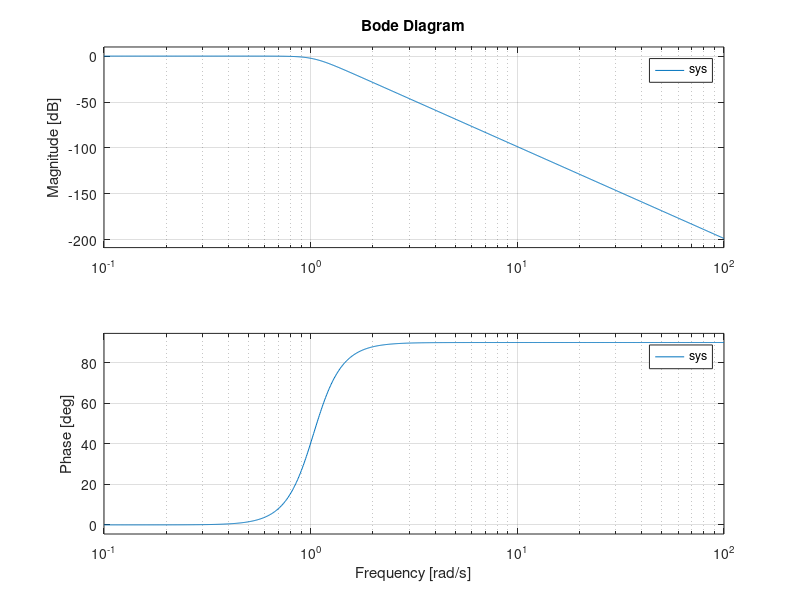

Reproduce this figure in MATLAB.
% Louis Rosenblum
% HW3
% EEE509-ASU
% 06/12/2020

%% Problem #1

b = [1 -1.8 1.62 -0.729];

a = [-0.729 1.62 -1.8 1];

%% 1-a
[z,p,k] = tf2zp(b,a);

z

p

%% 1-b

sys = tf(b,a);

bode(sys)

%% 1-d

a = [-0.85 0 0 0 0 1];
b = [0 0 0 0 0 1];

[z,p,k] = tf2zp(b,a);

sys = tf(b,a);
bode(sys)